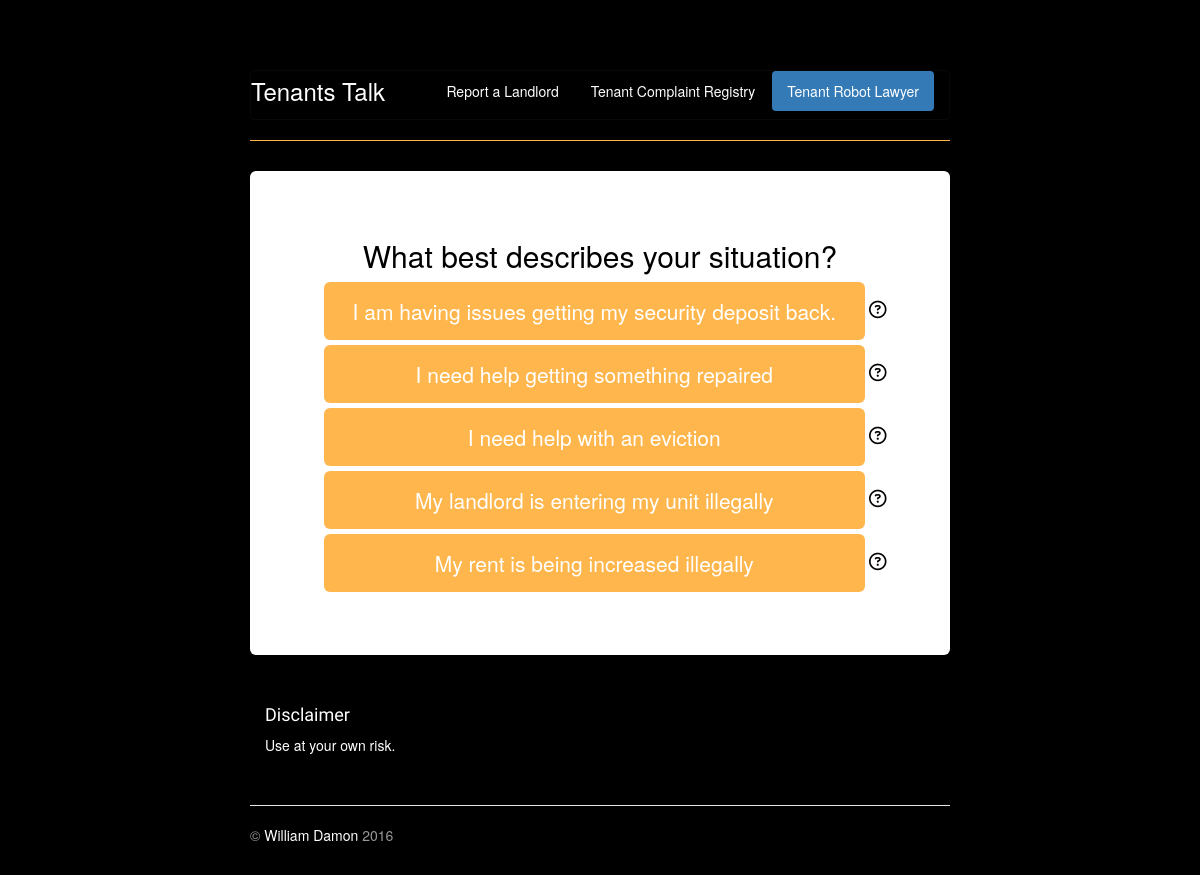
The app's page /contest/1/, older data.
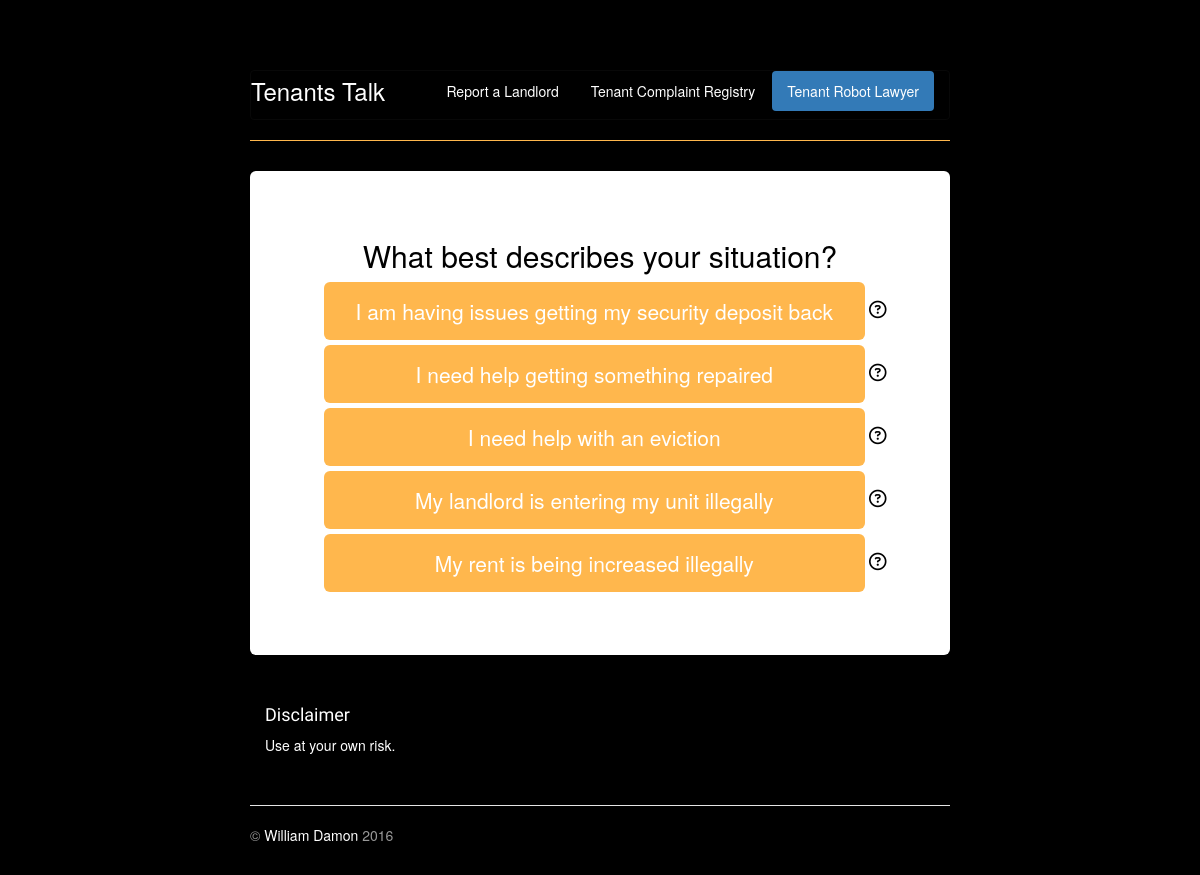
The same page, newer data.
### contest/models.py (models this page shows, shortened)
class Question(models.Model):
    question_text = models.CharField(max_length=100)
    name = models.CharField(max_length=100)

class Choice(models.Model):
    choice_text = models.CharField(max_length=100)
    question = models.ForeignKey(Question, on_delete=models.CASCADE, related_name='qs' )
    children = models.ForeignKey(Question, blank=True, null=True, on_delete=models.CASCADE, related_name='chi' )
    name = models.CharField(max_length=100)
    tooltip = models.CharField(max_length=500, blank=True, null=True)
    leaf = models.CharField(max_length=100, blank=True, null=True)

### contest/views.py (the view)
# urls.py: url(r'^(?P<question_id>[0-9]+)/$', views.question, name='question'),
def question(request, question_id):
    question = get_object_or_404(Question, pk=question_id)
    choices = Choice.objects.filter(question=question_id)
    context = {'choices': choices, 'question': question}
    return render(request, 'contest/question.html', context)

### contest/templates/contest/question.html (shortened to what this page needs)
{% extends 'contest/base.html' %}
{% block content %}
        <h2>{{ question.question_text }}</h2>
        <div class="form-check">
            <ul style="list-style: none; padding-left: 0px">
              {% for c in choices %}
              {% if not c.leaf  %}
                  {% if c.tooltip %}
                    <li style="padding-bottom: 5px; width: 580px; padding-left: 10px;">
                      <a class="btn btn-lg" style="background-color: #ffb74d; white-space: normal; width:95%" href="/contest/{{c.children.id}}"role="button"> {{ c.choice_text }}</a>
                    </li>
                  {% else %}
                    <li style="padding-bottom: 5px; width: 600px; padding-right: 30px;">
                       <a class="btn btn-lg" style="background-color: #ffb74d; white-space: normal; width:95%" href="/contest/{{c.children.id}}"role="button"> {{ c.choice_text }}</a>
                    </li>
                  {% endif %}
              {% endif %}
              {% endfor %}
            </ul>
      </div>
    </div>
{% endblock %}

### contest/templates/contest/base.html (shortened to what this page needs)
{% load staticfiles %}
<html lang="en">
  <head>
    <link rel="stylesheet" href="https://maxcdn.bootstrapcdn.com/bootstrap/3.3.7/css/bootstrap.min.css">
    <link rel="stylesheet"  href="{% static 'jumbotron-narrow.css' %}">
    <link href="{% static 'ie10-viewport-bug-workaround.css' %}" rel="stylesheet">
  </head>
<body>
  <div class="container">
    <div class="header clearfix">
      <nav style="background-color: black" class="navbar navbar-inverse">
          <div class="navbar-header">
              <h3 style="color: white">Tenants Talk</h3>
          </div>
          <div class="collapse navbar-collapse" id="myNavbar">
              <ul class="nav nav-pills pull-right">
                  <li role="presentation"><a href="{% url 'index'%}">Report a Landlord</a></li>
                  <li role="presentation"><a href="{% url 'map' %}">Tenant Complaint Registry</a></li>
                  <li role="presentation" class="active"><a href="/contest">Tenant Robot Lawyer</a></li>
              </ul>
          </div>
      </nav>
    </div>
  </div>
  <div class="container">
    <div class="jumbotron">
      {% block content %}
      {% endblock %}
      <div class="row marketing">
        <div class="col-lg-6" style="color: white">
          <h4>Disclaimer</h4>
          <p> Use at your own risk. </p>
        </div>
      </div>
      <footer class="footer">
        <p>&copy; <a href="www.wgdamon.com">William Damon</a> 2016</p>
      </footer>
    </div>
    </body>
    </html>

### report/static/jumbotron-narrow.css (style rules this page uses)
h4 { font-family: 'Work Sans', sans-serif; }
a, a:focus, a:hover { color: white; }
body { color: black; padding-top: 70px; padding-bottom: 20px; background-color: #000000; }
.header, .marketing, .footer { padding-right: 15px; padding-left: 15px; }
.header { border-bottom: 1px solid #ffb74d; }
.header h3 { margin-top: 0; margin-bottom: 0; line-height: 40px; }
.footer { padding-top: 19px; color: #999; border-top: 1px solid #e5e5e5; }
@media (min-width: 768px) { .container { max-width: 730px; } }
.jumbotron { color: Black; text-align: center; border-bottom: 1px solid #e5e5e5; background-color: white; }
.jumbotron .btn { padding: 14px 24px; font-size: 21px; }
.marketing { margin: 40px 0; }
@media screen and (min-width: 768px) { .header, .marketing, .footer { padding-right: 0; padding-left: 0; } }
@media screen and (min-width: 768px) { .header { margin-bottom: 30px; } }
@media screen and (min-width: 768px) { .jumbotron { border-bottom: 0; } }

Row changes from the older to the newer data that the page shows:
changed Choice: choice_text "I am having issues getting my security deposit back." → "I am having issues getting my security deposit back"
